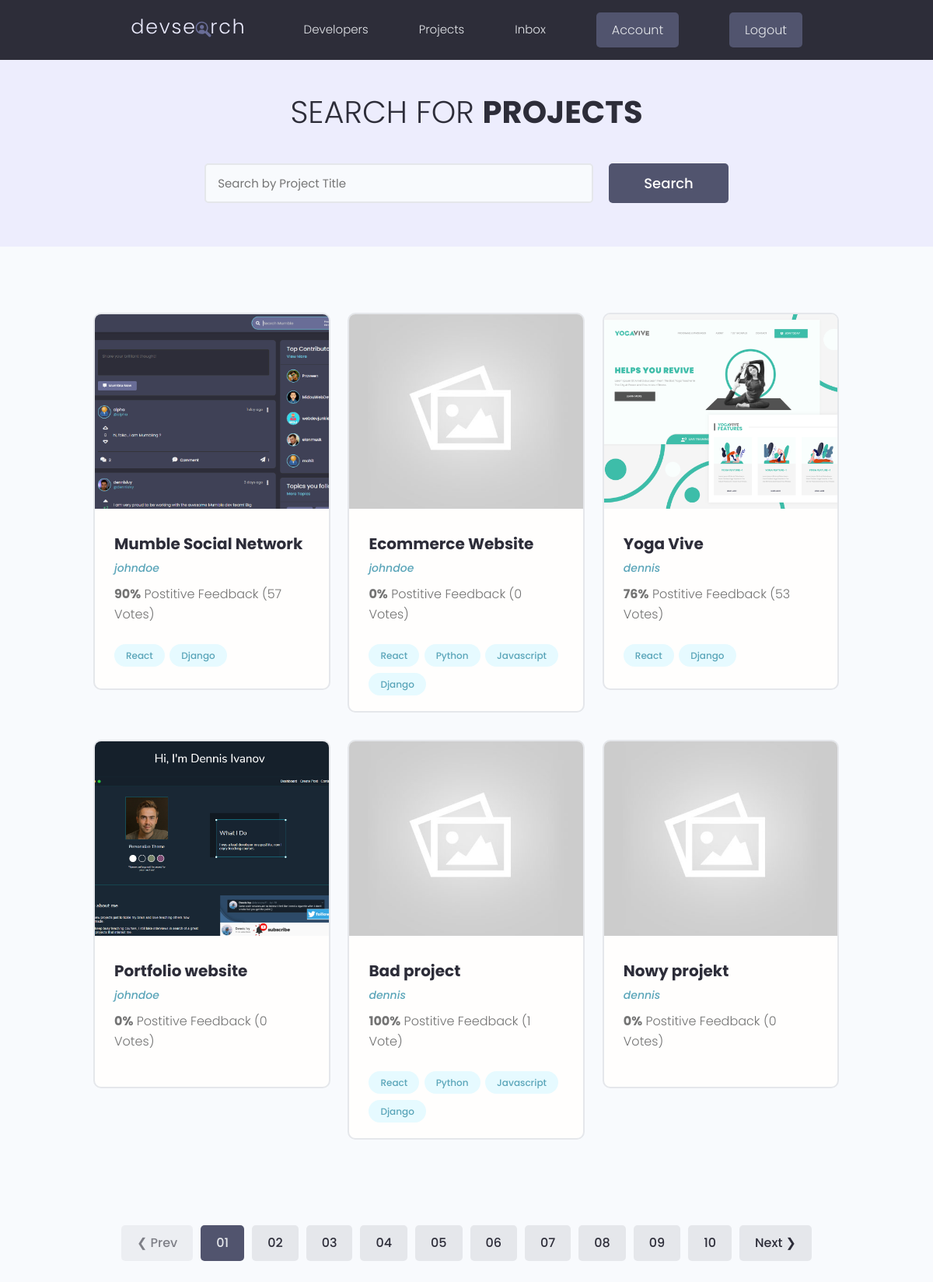
Screenshot of /projects/ (signed in) with the database file from the repository.
### projects/models.py (models this page shows, shortened)
class Project(models.Model):
    id = models.UUIDField(default=uuid.uuid4, unique=True, primary_key=True, editable=False)
    owner = models.ForeignKey(Profile, null=True, blank=True, on_delete=models.SET_NULL)
    title = models.CharField(max_length=200)
    description = models.TextField(null=True, blank=True)
    demo_link = models.CharField(max_length=2000, null=True, blank=True)
    source_link = models.CharField(max_length=2000, null=True, blank=True)
    created = models.DateTimeField(auto_now_add=True)
    tags = models.ManyToManyField("Tag", blank=True)
    vote_total = models.IntegerField(default=0, null=True, blank=True)
    vote_ratio = models.IntegerField(default=0, null=True, blank=True)
    image = models.ImageField(null=True, blank=True, default="default.jpg")

class Tag(models.Model):
    name = models.CharField(max_length=200)
    created = models.DateTimeField(auto_now_add=True)
    id = models.UUIDField(default=uuid.uuid4, unique=True, primary_key=True, editable=False)
    def __str__(self):
        return self.name

### users/models.py (models this page shows)
class Profile(models.Model):
    user = models.OneToOneField(User, on_delete=models.CASCADE, null=True, blank=True)
    username = models.CharField(max_length=200, blank=True, null=True)
    location = models.CharField(max_length=200, blank=True, null=True)
    name = models.CharField(max_length=200, blank=True, null=True)
    email = models.EmailField(max_length=500, blank=True, null=True)
    short_intro = models.CharField(max_length=200, blank=True, null=True)
    bio = models.TextField(blank=True, null=True)
    profile_image = models.ImageField(null=True, blank=True, upload_to="profiles/", default="/profiles/user-default.png")
    social_github = models.CharField(max_length=200, blank=True, null=True)
    social_twitter = models.CharField(max_length=200, blank=True, null=True)
    social_linkedin = models.CharField(max_length=200, blank=True, null=True)
    social_website = models.CharField(max_length=200, blank=True, null=True)
    created = models.DateTimeField(auto_now_add=True)
    id = models.UUIDField(default=uuid.uuid4, unique=True, primary_key=True, editable=False)
    def __str__(self):
        return str(self.user.username)

### projects/views.py (the view)
# urls.py: path('projects/', include('projects.urls')),
def projects(request):
    projs = Project.objects.all()
    return render(request, 'projects/projects.html', {'projectsList':projs})

### projects/templates/projects/projects.html (shortened to what this page needs)
{% extends 'main.html' %}
{% block content %}
<main class="projects">
    <section class="hero-section text-center">
        <div class="container container--narrow">
        <div class="hero-section__box">
          <h2>Search for <span>Projects</span></h2>
        </div>
        <div class="hero-section__search">
          <form class="form" action="#" method="get">
            <div class="form__field">
              <input class="input input--text" id="formInput#search" type="text" name="text"
                placeholder="Search by Project Title" />
            </div>
            <input class="btn btn--sub btn--lg" type="submit" value="Search" />
          </form>
        </div>
      </div>
    </section>
    <section class="projectsList">
    <div class="container">
        <div class="grid grid--three">
            {% for p in projectsList %}
                <div class="column">
                    <div class="card project">
                        <a href="{% url 'single-project' p.id %}" class="project">
                        <img class="project__thumbnail" src="{{p.image.url}}" alt="project thumbnail" />
                        <div class="card__body">
                            <h3 class="project__title">{{p.title}}</h3>
                            <p><a class="project__author" href="{% url 'user-profile' p.owner.id %}">{{p.owner}}</a></p>
                            <p class="project--rating">
                            <span style="font-weight: bold;">{{p.vote_ratio}}%</span> Postitive
                            Feedback ({{p.vote_total}} Vote{{p.vote_total|pluralize}})
                            </p>
                            <div class="project__tags">
                                {% for tag in p.tags.all %}
                                    <span class="tag tag--pill tag--main">
                                        <small>{{tag}}</small>
                                    </span>
                                {% endfor %}
                            </div>
                        </div>
                        </a>
                    </div>
                </div>
            {% endfor %}
        </div>
    </div>
    </section>
    <div class="pagination">
      <ul class="container">
        <li><a href="#" class="btn btn--disabled">&#10094; Prev</a></li>
        <li><a href="#" class="btn btn--sub">01</a></li>
        <li><a href="#" class="btn">02</a></li>
        <li><a href="#" class="btn">03</a></li>
        <li><a href="#" class="btn">04</a></li>
        <li><a href="#" class="btn">05</a></li>
        <li><a href="#" class="btn">06</a></li>
        <li><a href="#" class="btn">07</a></li>
        <li><a href="#" class="btn">08</a></li>
        <li><a href="#" class="btn">09</a></li>
        <li><a href="#" class="btn">10</a></li>
        <li><a href="#" class="btn">Next &#10095;</a></li>
      </ul>
    </div>
  </main>
{% endblock content %}

### static/styles/app.css (style rules this page uses)
:root { --color-sub: #2d2d39; }
.btn--sub { background-color: var(--color-sub-light); }
.card { border: 2px solid var(--color-light); }
img { width: 100%; }
.hero-section { height: 40vh; display: flex; align-items: center; background-color: var(--color-sub); }
.hero-section__box { margin-bottom: 4rem; }
.hero-section__box > h2, .hero-section__box > h2 > span { font-size: 4rem; color: var(--color-light); line-height: 1.3; text-transform: uppercase; }
.hero-section__box > h2 { font-weight: 300; }
.hero-section__box > h2 > span { font-weight: 700; }
.hero-section__search > .form { display: flex; align-items: center; justify-content: center; gap: 2rem; }
.hero-section__search > .form input.input--text { width: 50rem; }
.pagination { margin-top: 8rem; margin-bottom: 10rem; }
.pagination > ul { flex-wrap: wrap; list-style: none; display: flex; align-items: center; justify-content: center; gap: 1rem; }
.pagination .btn { color: var(--color-sub); }
.pagination .btn.btn--sub { color: var(--color-light); }
.project__author { font-size: 1.4rem; font-style: italic; }
.project--rating { margin-bottom: 1.6em; margin-top: .5em; }
.projects > .hero-section { background: var(--color-sub-lighter); height: 30vh; }
.projects .hero-section__box { margin-bottom: 2.5rem; }
.projects .hero-section__box > h2 { color: var(--color-sub); }
.projects .hero-section__box > h2 > span { font-weight: 700; color: var(--color-sub); }
.projectsList { margin-top: 8rem; }
.project__thumbnail { height: 25rem; object-fit: cover; object-position: top center; }
.project__title { font-size: 2rem; font-weight: 700; color: var(--color-sub); }

### static/styles/uikit/styles/modules/_variables.css (style rules this page uses)
:root { --color-main: #5aa5b9; --color-main-light: #e6faff; --color-sub: #3f4156; --color-sub-light: #51546e; --color-sub-lighter: #ededfd; --color-text: #737373; --color-gray: #8b8b8b; --color-light: #e5e7eb; --color-light-gray: #767676; --color-bg: #f8fafd; --color-white: #fffefd; --color-white-light: #f3f3f3; --color-success: #359e64; --color-success-bg: #def8e8; --color-error: #fc4b0b; --color-error-bg: #fff2ee; --font-base: 'Poppins', arial, helvetica, 'Segoe UI', roboto, ubuntu, sans-serif; --font-monospace: 'Fira Code', 'Courier New', courier, monospace; --font-regular: 300; --font-medium: 500; --font-bold: 700; --generic-shadow: 1px 1px 5px #00000010; --generic-transition: all 0.3s ease-in-out; }

### static/styles/uikit/styles/modules/_base.css (style rules this page uses)
* { margin: 0; padding: 0; box-sizing: border-box; text-rendering: optimizeLegibility; color: inherit; font-size: inherit; }
html { font-size: 50%; }
@media only screen and (min-width: 480px) { html { font-size: 56.25%; } }
@media only screen and (min-width: 1200px) { html { font-size: 62.5%; } }
body { line-height: 1.6; font-weight: 400; font-size: 1.5rem; color: var(--color-text); background-color: var(--color-bg); min-height: 100vh; }

### static/styles/uikit/styles/modules/_typography.css (style rules this page uses)
* { font-family: var(--font-base); }
h2 { font-size: 3.6rem; font-weight: var(--font-bold); }
h3 { font-size: 3.2rem; font-weight: var(--font-medium); }
p, span, strong { font-size: 1.6rem; color: var(--color-text); font-weight: var(--font-regular); }
a { padding-bottom: 2px; text-decoration: none; display: inline-block; color: var(--color-main); font-weight: var(--font-medium); }

### static/styles/uikit/styles/modules/_utilities.css (style rules this page uses)
.container { width: 92%; max-width: 165rem; margin: 0 auto; box-sizing: border-box; }
.container--narrow { width: 92%; max-width: 120rem; }
@media screen and (min-width: 1000px) { .container { width: 90%; } }
@media screen and (min-width: 1000px) { .container--narrow { width: 85%; } }
@media screen and (min-width: 1200px) { .container { width: 80%; } }
@media screen and (min-width: 1200px) { .container--narrow { width: 72%; } }
.text-center { text-align: center; }

### static/styles/uikit/styles/modules/_button.css (style rules this page uses)
.btn { display: inline-block; position: relative; cursor: pointer; background-color: var(--color-light); font-weight: var(--font-medium); color: var(--color-sub); text-decoration: none; padding: 1rem 2rem; border-radius: 0.5rem; border: none; width: -webkit-fit-content; width: -moz-fit-content; width: fit-content; height: -webkit-fit-content; height: -moz-fit-content; height: fit-content; font-size: 1.6rem; outline-width: 0; outline-color: transparent; -webkit-backface-visibility: hidden; backface-visibility: hidden; transition: all 0.3s ease-in-out; }
.btn:disabled, .btn--disabled { cursor: not-allowed; opacity: 0.6; }
.btn--sub { background-color: var(--color-sub); color: var(--color-white); }
.btn--lg { font-size: 1.8rem; padding: 1.2rem 4.5rem; }

### rows the page displays
Project: image (picture), title "Mumble Social Network", owner "johndoe", vote_ratio "90", vote_total "57"
Tag: name "React"
Tag: name "Django"
Project: image (placeholder picture), title "Ecommerce Website", owner "johndoe", vote_ratio "0", vote_total "0"
Tag: name "Python"
Tag: name "Javascript"
Project: image (picture), title "Yoga Vive", owner "dennis", vote_ratio "76", vote_total "53"
Project: image (picture), title "Portfolio website", owner "johndoe", vote_ratio "0", vote_total "0"
Project: image (placeholder picture), title "Bad project", owner "dennis", vote_ratio "100", vote_total "1"
Project: image (placeholder picture), title "Nowy projekt", owner "dennis", vote_ratio "0", vote_total "0"
